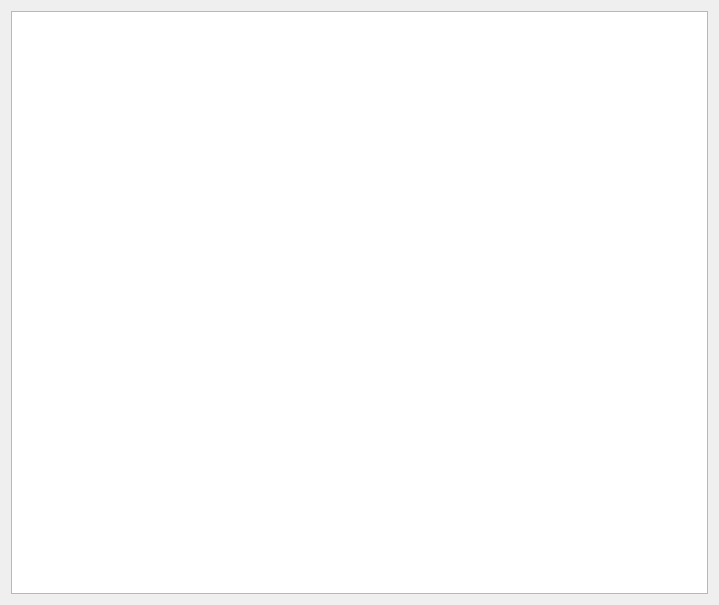
<?xml version="1.0" encoding="UTF-8"?>
<ui version="4.0">
 <class>Logger</class>
 <widget class="QWidget" name="Logger">
  <property name="geometry">
   <rect>
    <x>0</x>
    <y>0</y>
    <width>719</width>
    <height>605</height>
   </rect>
  </property>
  <property name="windowTitle">
   <string>Logger</string>
  </property>
  <layout class="QGridLayout" name="gridLayout">
   <item row="0" column="0">
    <widget class="QTextBrowser" name="textBrowser"/>
   </item>
  </layout>
 </widget>
 <layoutdefault spacing="6" margin="11"/>
 <resources/>
 <connections/>
</ui>
